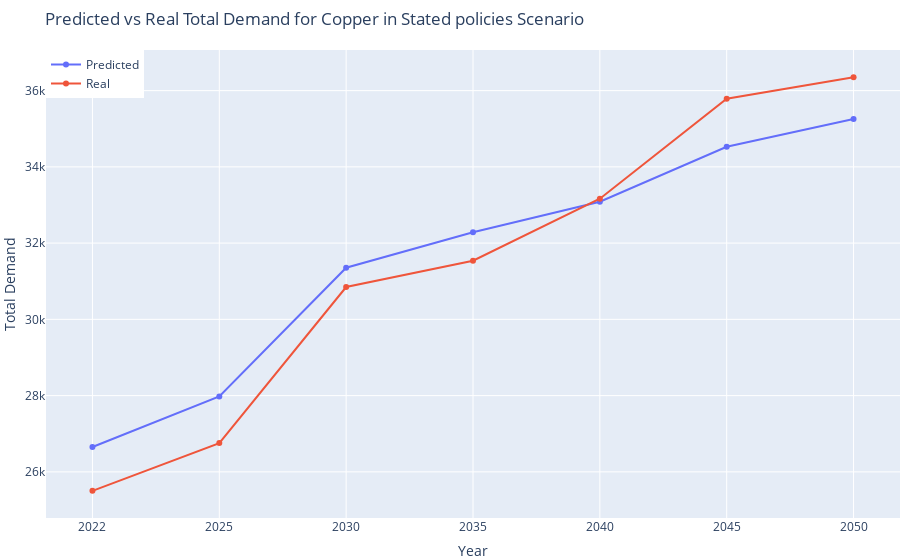
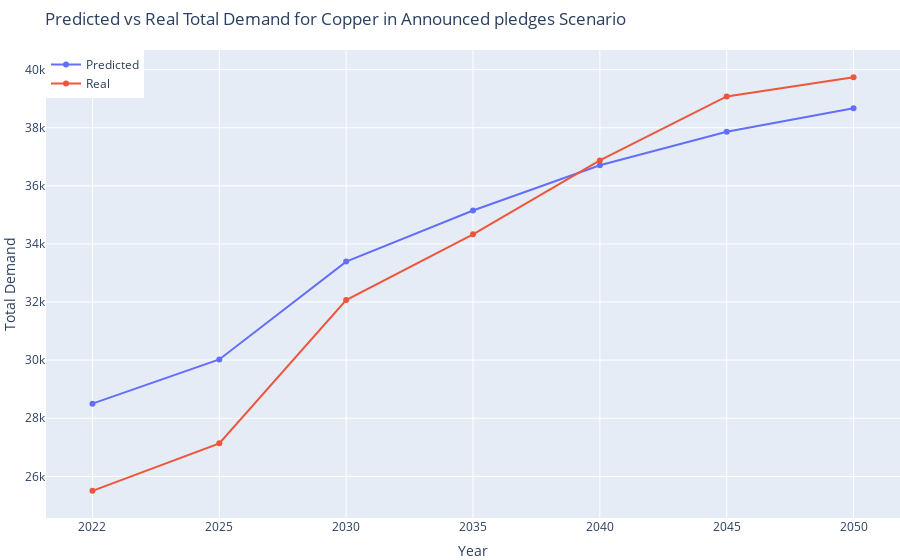
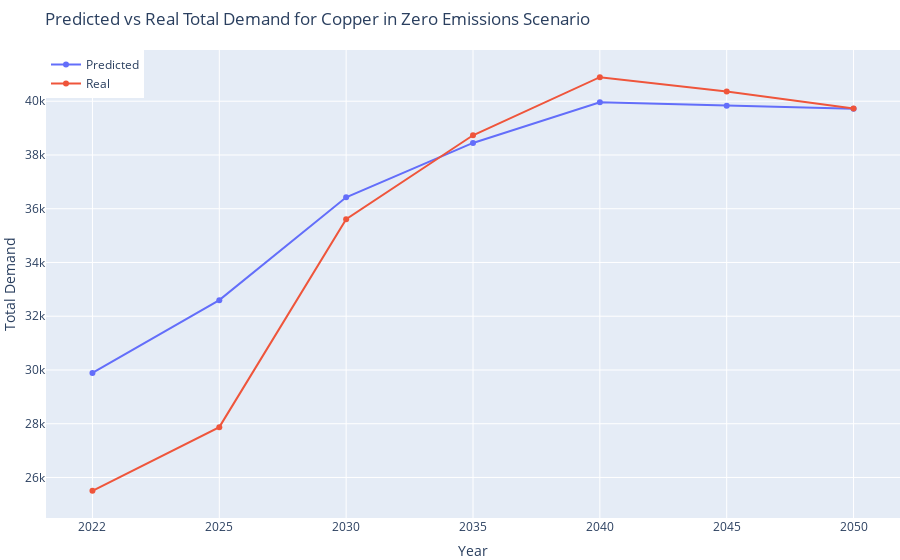
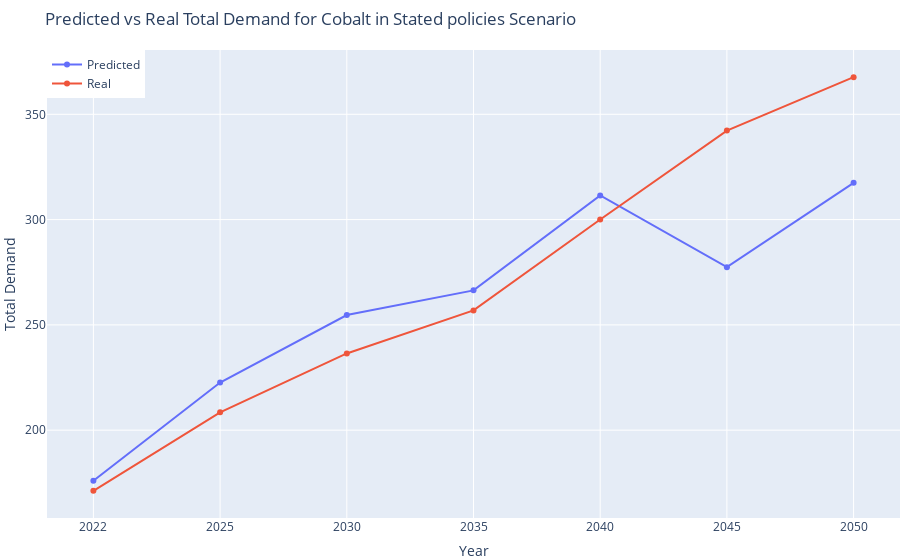

The notebook cell these images were saved under, in order:
### Code cell
import plotly.graph_objects as go

# Iterate over each mineral and scenario
for mineral in minerals:
    for scenario in scenarios:
        # Prepare the input data for the current mineral and scenario
        input_data = pd.DataFrame({'Mineral': [mineral], 'Scenario': [scenario]})
        input_data = pd.concat([input_data]*len(df['Year'].unique()), ignore_index=True)
        input_data['Year'] = df['Year'].unique()
        input_data = pd.get_dummies(input_data)

        all_columns = set(X.columns)
        input_columns = set(input_data.columns)
        missing_columns = all_columns - input_columns
        for col in missing_columns:
            input_data[col] = 0

        # Reorder the columns to match the order during training
        input_data = input_data[X.columns]

        # Make predictions
        predictions = model.predict(input_data)

        # Get the real total demands
        real_demands = df[(df['Mineral'] == mineral) & (df['Scenario'] == scenario)]['Total Demand'].values

        fig = go.Figure()
        
        # Add predicted data
        fig.add_trace(go.Scatter(x=df['Year'].unique(), y=predictions, mode='lines+markers', name='Predicted'))
        
        # Add real data
        fig.add_trace(go.Scatter(x=df['Year'].unique(), y=real_demands, mode='lines+markers', name='Real'))

        fig.update_layout(
            title='Predicted vs Real Total Demand for {} in {} Scenario'.format(mineral, scenario),
            xaxis_title='Year',
            yaxis_title='Total Demand',
            legend=dict(x=0, y=1),
            margin=dict(l=0, r=0, t=50, b=0),
            hovermode='x'
        )

        fig.show()

### Figure 1 — Plotly figure (JSON) as saved in the notebook; plotly's stock layout.template omitted (floating-point values rounded to 4 significant figures)
{"data": [{"mode": "lines+markers", "name": "Predicted", "type": "scatter", "x": ["2022", "2025", "2030", "2035", "2040", "2045", "2050"], "y": [26650.0, 27980.0, 31350.0, 32290.0, 33090.0, 34530.0, 35260.0]}, {"mode": "lines+markers", "name": "Real", "type": "scatter", "x": ["2022", "2025", "2030", "2035", "2040", "2045", "2050"], "y": [25500.0, 26750.0, 30850.0, 31540.0, 33160.0, 35790.0, 36350.0]}], "layout": {"hovermode": "x", "legend": {"x": 0, "y": 1}, "margin": {"b": 0, "l": 0, "r": 0, "t": 50}, "title": {"text": "Predicted vs Real Total Demand for Copper in Stated policies Scenario"}, "xaxis": {"title": {"text": "Year"}}, "yaxis": {"title": {"text": "Total Demand"}}}}

### Figure 2 — Plotly figure (JSON) as saved in the notebook; plotly's stock layout.template omitted (floating-point values rounded to 4 significant figures)
{"data": [{"mode": "lines+markers", "name": "Predicted", "type": "scatter", "x": ["2022", "2025", "2030", "2035", "2040", "2045", "2050"], "y": [28500.0, 30020.0, 33390.0, 35150.0, 36710.0, 37860.0, 38670.0]}, {"mode": "lines+markers", "name": "Real", "type": "scatter", "x": ["2022", "2025", "2030", "2035", "2040", "2045", "2050"], "y": [25500.0, 27140.0, 32070.0, 34330.0, 36870.0, 39080.0, 39740.0]}], "layout": {"hovermode": "x", "legend": {"x": 0, "y": 1}, "margin": {"b": 0, "l": 0, "r": 0, "t": 50}, "title": {"text": "Predicted vs Real Total Demand for Copper in Announced pledges Scenario"}, "xaxis": {"title": {"text": "Year"}}, "yaxis": {"title": {"text": "Total Demand"}}}}

### Figure 3 — Plotly figure (JSON) as saved in the notebook; plotly's stock layout.template omitted (floating-point values rounded to 4 significant figures)
{"data": [{"mode": "lines+markers", "name": "Predicted", "type": "scatter", "x": ["2022", "2025", "2030", "2035", "2040", "2045", "2050"], "y": [29890.0, 32600.0, 36430.0, 38450.0, 39960.0, 39830.0, 39720.0]}, {"mode": "lines+markers", "name": "Real", "type": "scatter", "x": ["2022", "2025", "2030", "2035", "2040", "2045", "2050"], "y": [25500.0, 27870.0, 35610.0, 38730.0, 40900.0, 40360.0, 39730.0]}], "layout": {"hovermode": "x", "legend": {"x": 0, "y": 1}, "margin": {"b": 0, "l": 0, "r": 0, "t": 50}, "title": {"text": "Predicted vs Real Total Demand for Copper in Zero Emissions Scenario"}, "xaxis": {"title": {"text": "Year"}}, "yaxis": {"title": {"text": "Total Demand"}}}}

### Figure 4 — Plotly figure (JSON) as saved in the notebook; plotly's stock layout.template omitted (floating-point values rounded to 4 significant figures)
{"data": [{"mode": "lines+markers", "name": "Predicted", "type": "scatter", "x": ["2022", "2025", "2030", "2035", "2040", "2045", "2050"], "y": [175.9, 222.6, 254.7, 266.4, 311.5, 277.4, 317.5]}, {"mode": "lines+markers", "name": "Real", "type": "scatter", "x": ["2022", "2025", "2030", "2035", "2040", "2045", "2050"], "y": [171.2, 208.5, 236.4, 256.9, 300.1, 342.3, 367.6]}], "layout": {"hovermode": "x", "legend": {"x": 0, "y": 1}, "margin": {"b": 0, "l": 0, "r": 0, "t": 50}, "title": {"text": "Predicted vs Real Total Demand for Cobalt in Stated policies Scenario"}, "xaxis": {"title": {"text": "Year"}}, "yaxis": {"title": {"text": "Total Demand"}}}}
